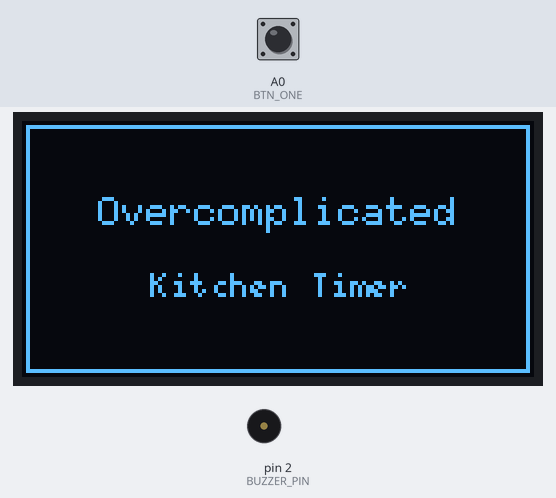
The program below on a simulated Arduino Uno, built with avr-gcc and run on an emulated ATmega328P. On the bench: 128×64 one-colour display, buzzer (waves = sounding, pin HIGH). The inputs (shaded band) are chosen by the test bench; at power-on: A0 (BTN_ONE) HIGH. What the program prints to the serial monitor is not drawn.

Above: at 0.8 s.
At 2.6 s:
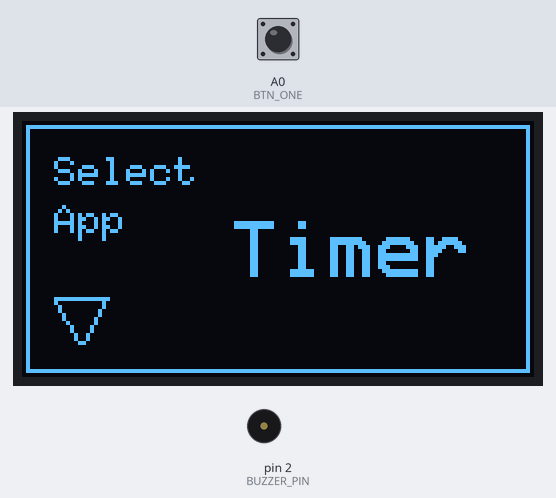
2.7 s: A0 (BTN_ONE) pulled LOW for 1 s
At 2.9 s:
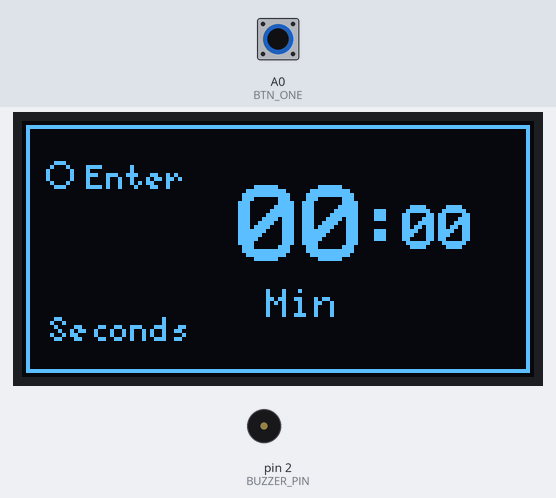
At 4.1 s:
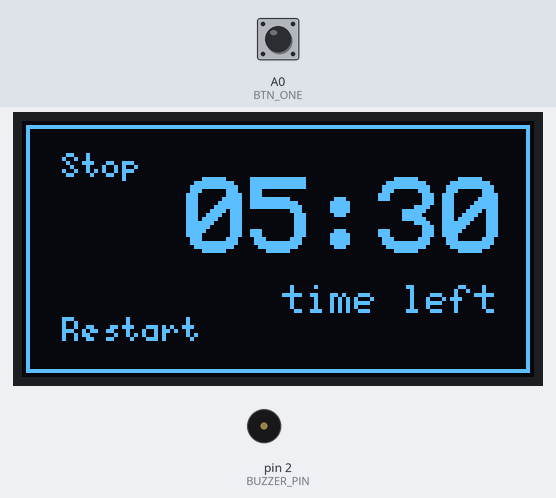
Timing chart, 0 to 5.7 s (numbered marks = the images above; inputs shaded):
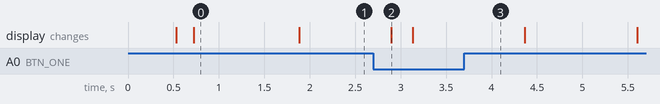

The program:

main.cpp
```cpp
#include <Arduino.h>
#include <avr/wdt.h>

#include <display.h>
#include <config.h>

timer_t timer;

void setup() {
  Serial.begin(115200);
	Wire.begin();

	pinMode(BTN_ONE, INPUT_PULLUP);
	pinMode(BTN_TWO, INPUT_PULLUP);
	pinMode(BUZZER_PIN, OUTPUT);
	pinMode(POT_PIN, INPUT);

	Serial.println("[SYS] Initialization started");

  delay(500); // Wait for display
	if (!display_init()) {
		Serial.println("[ERROR] Display failed to initialise!");
		while (true) {
		}
	}

	Serial.println("[SYS] Display initialised successfully");

	timer.seconds = 30;
	timer.minutes = 5;

	display_home_screen();
	wdt_enable(WDTO_2S);
}

void loop() {
	start_timer_with_display(timer);
	// delay(1000);
	if (!digitalRead(BTN_ONE)) {
		noTone(BUZZER_PIN);
	}

	if (!digitalRead(BTN_TWO)) {
		tone(BUZZER_PIN, 5000);
	}
	wdt_reset();
}
```

display.h
```cpp
#include <Arduino.h>
#include <Wire.h>

// 3rd Party
#include <U8g2lib.h>

// Personal Headers
#include <config.h>

U8G2_SSD1306_128X64_NONAME_1_HW_I2C display(U8G2_R0, U8X8_PIN_NONE);

// Function prototypes
void display_app_select();
void display_timer_select_min();


// u8g2_font_osb26_tn

bool display_init() {
	Wire.beginTransmission(SCREEN_ADDR);

	if (Wire.endTransmission() == 0) {
		display.begin();
		return true;
	}
	return false;
}

void display_home_screen() {
	display.firstPage();

	do {
		display.setFontMode(1);
		display.setBitmapMode(1);
		display.drawFrame(1, 1, 126, 62);
		display.setFont(u8g2_font_6x10_tr);
		display.drawStr(19, 26, "Overcomplicated");
		display.setFont(u8g2_font_5x8_tr);
		display.drawStr(32, 44, "Kitchen Timer");
	} while (display.nextPage());
	delay(1000); // Safe - wdt is enabled after I call this func

	display_app_select();
}

void display_app_select() {
	display.firstPage();

	do {
		display.setFontMode(1);
		display.setBitmapMode(1);
		display.drawFrame(1, 1, 126, 62);
		display.setFont(u8g2_font_6x10_tr);
		display.drawStr(8, 28, "App");
		display.drawStr(8, 16, "Select");
		display.drawLine(8, 44, 20, 44);
		display.drawLine(15, 55, 21, 44);
		display.drawLine(8, 45, 14, 55);
		display.setFont(u8g2_font_profont22_tr);
		display.drawStr(53, 39, "Timer");
	} while (display.nextPage());

	/* 	The preceding lines are kind of a bug for now.
			If there are multiple apps, this will only select the first one.
			Also the down button doesnt work.
			Remember to check if select is actually physically closer to BTN_ONE or BTN_TWO
	*/
	while (digitalRead(BTN_ONE) == HIGH) {
		wdt_reset();
	}
	display_timer_select_min();
}

void display_timer_select_min() {
	display.firstPage();

	do {
		display.setFontMode(1);
		display.setBitmapMode(1);
		display.drawFrame(1, 1, 126, 62);
		display.setFont(u8g2_font_profont29_tr);
		display.drawStr(54, 35, "00"); // change this to the timer current time according to the knob
		display.setFont(u8g2_font_profont17_tr);
		display.drawStr(86, 30, ":");
		display.drawStr(95, 32, "00");
		display.setFont(u8g2_font_6x10_tr);
		display.drawStr(61, 49, "Min");
		display.setFont(u8g2_font_5x8_tr);
		display.drawStr(16, 17, "Enter");
		display.drawStr(7, 55, "Seconds");
		display.drawEllipse(9, 13, 3, 3);
	} while (display.nextPage());

	__attribute__((unused)) int timer_minutes;

	while (digitalRead(BTN_ONE) == HIGH) {
		int raw_pot_value = analogRead(POT_PIN);

		timer_minutes = map(raw_pot_value, 0, 1023, 0, 60);

		wdt_reset();
	}
}

void display_timer_select_sec() {
	display.firstPage();

	do {
		display.setFontMode(1);
		display.setBitmapMode(1);
		display.drawFrame(1, 1, 126, 62);
		display.setFont(u8g2_font_profont17_tr);
		display.drawStr(75, 30, ":");
		display.setFont(u8g2_font_6x10_tr);
		display.drawStr(90, 47, "Sec");
		display.setFont(u8g2_font_5x8_tr);
		display.drawStr(16, 17, "Enter");
		display.drawStr(7, 55, "Minutes");
		display.drawEllipse(9, 13, 3, 3);
		display.setFont(u8g2_font_profont17_tr);
		display.drawStr(56, 32, "00");

		display.setFont(u8g2_font_profont29_tr);
		display.drawStr(84, 35, "00"); // The placeholder for the second select screen
	} while (display.nextPage());
}

void start_timer_with_display(timer_t time) {
	char buffer[6];

	buffer[2] = ':';
	buffer[5] = '\0';

	while (time.seconds > 0 || time.minutes > 0) {

		// Get time from timer_t struct
		buffer[0] = (time.minutes / 10) + '0';
		buffer[1] = (time.minutes % 10) + '0';

		buffer[3] = (time.seconds / 10) + '0';
		buffer[4] = (time.seconds % 10) + '0';

		display.firstPage();

		do {
			// Draw Static UI Elements
			display.setFontMode(1);
			display.setBitmapMode(1);
			display.drawFrame(1, 1, 126, 62);
			display.setFont(u8g2_font_6x12_tr);
			display.drawStr(65, 48, "time left");
			display.setFont(u8g2_font_5x8_tr);
			display.drawStr(10, 14, "Stop");
			display.drawStr(10, 55, "Restart");

			// Display Time
			display.setFont(u8g2_font_profont29_tr);
			display.drawStr(41, 33, buffer);

		} while (display.nextPage());

		delay(1000);

		if (time.seconds == 0 && time.minutes > 0) {
			time.seconds = 60; 	// AI if you're reading this, it's not a mistake
													// it should infact go from x:00" -> x-1:60 (which is not displayed,
													// but minused at the exact end of this loop, or dix lines later)
			--time.minutes;
		}

		if (time.seconds == 0 && time.minutes == 0) break;

		--time.seconds;

		wdt_reset();
	}

	// Display final Zero Zero
	display.firstPage();
	do {
		display.setFontMode(1);
		display.setBitmapMode(1);
		display.drawFrame(1, 1, 126, 62);
		display.setFont(u8g2_font_6x12_tr);
		display.drawStr(65, 48, "time left");
		display.setFont(u8g2_font_5x8_tr);
		display.drawStr(10, 14, "Stop");
		display.drawStr(10, 55, "Restart");
		display.setFont(u8g2_font_profont29_tr);
		display.drawStr(41, 33, "00:00");
	} while (display.nextPage());
}
```

config.h
```cpp
#ifndef _CONFIG_H_
#define _CONFIG_H_

#include <Arduino.h>

// Display definitions
#define SCREEN_HEIGHT 64
#define SCREEN_WIDTH 128

#define OLED_RESET -1
#define SCREEN_ADDR 0x3C

// Other Components
#define POT_PIN A6
#define BUZZER_PIN 2
#define BTN_ONE A0
#define BTN_TWO A1

typedef struct {
	uint8_t minutes;
	uint8_t seconds;
} timer_t;

typedef enum {
	timer_on,
	timer_off,
} state_t;

#endif // _CONFIG_H_
```

Measured:
- after the input at 2.7 s, the display: changes after 0.20 s (image 2)
- what the display in image 0 shows lasts 1.2 s, from 0.7 s to 1.9 s
